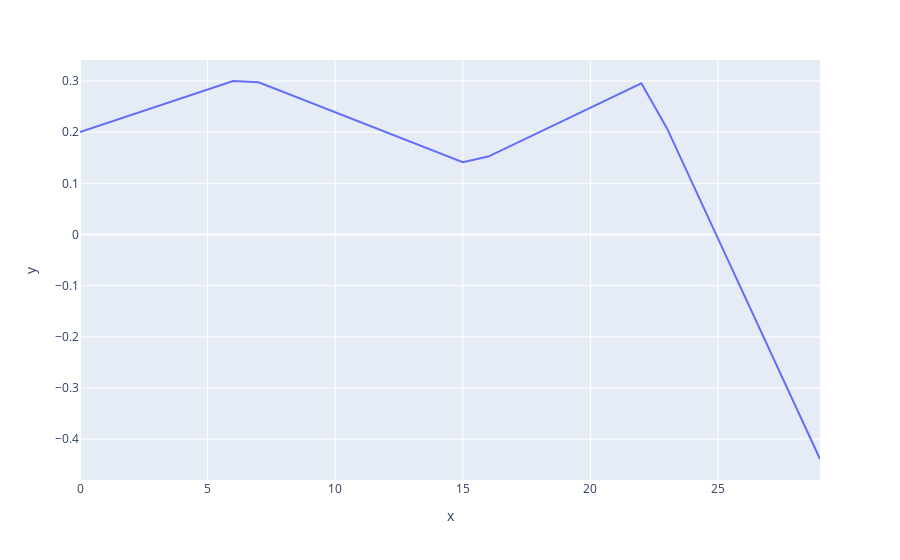

Notebook cell for this chart:
### Code cell
sim.buy_frequency_line_plot

### Figure 1 — Plotly figure (JSON) as saved in the notebook; plotly's stock layout.template omitted (floating-point values rounded to 4 significant figures)
{"data": [{"hovertemplate": "x=%{x}<br>y=%{y}<extra></extra>", "legendgroup": "", "line": {"color": "#636efa", "dash": "solid"}, "marker": {"symbol": "circle"}, "mode": "lines", "name": "", "orientation": "v", "showlegend": false, "type": "scatter", "x": [0, 1, 2, 3, 4, 5, 6, 7, 8, 9, 10, 11, 12, 13, 14, 15, 16, 17, 18, 19, 20, 21, 22, 23, 24, 25, 26, 27, 28, 29], "xaxis": "x", "y": [0.2, 0.2167, 0.2333, 0.25, 0.2667, 0.2833, 0.3, 0.2976, 0.2781, 0.2586, 0.2391, 0.2195, 0.2, 0.1805, 0.1609, 0.1414, 0.1523, 0.1761, 0.2, 0.2239, 0.2477, 0.2716, 0.2955, 0.2078, 0.1, -0.007762, -0.1155, -0.2233, -0.331, -0.4388], "yaxis": "y"}], "layout": {"legend": {"tracegroupgap": 0}, "margin": {"t": 60}, "xaxis": {"anchor": "y", "domain": [0, 1], "title": {"text": "x"}}, "yaxis": {"anchor": "x", "domain": [0, 1], "title": {"text": "y"}}}}
